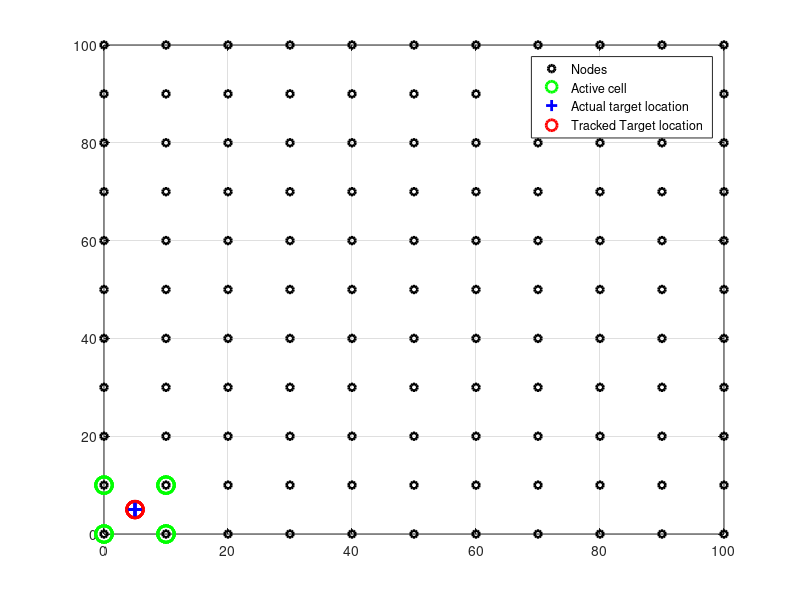

Recreate this plot in MATLAB.
    clc;
    clear all;
    close all;
    
               k=1;
               for i=0:10:100
                   for j=0:10:100
                       nodes(k,:)=[j i];
                       k=k+1;
                   end
               end
 
    f1 = figure(1);
    clf
    plot(nodes(:,1),nodes(:,2),'ko','MarkerSize',5,'lineWidth',2);
    grid on
    hold on
    
    %% Input %%
    
    num=input('number of iterations to predict');
    
    Pt1=100;    % Transmitted power of target1
    
    for t=1:num
        tg1(t,1)=input('x-coordinate of target');
        tg1(t,2)=input('y-coordinate of target');
       
    end
    %plot(tg1(:,1),tg1(:,2),'b+','MarkerSize',5,'lineWidth',2);
    
    %hold on;
    %% Gauss-Newton Localization for 1st iteration %%
    
               
    %% Setting Parameters
    N = 4;  % number of anchors
    M = 1;  % number of mobile nodes
    
    noisePow = 0;  
    networkSize = 10;  
    th=3/4;
    for t=1:num
    %t=1;
    k=1;
    cn=1;
    for i=0:10:100
                   for j=0:10:100       % nodes
                       d2=(tg1(t,1)-j)^2+(tg1(t,2)-i)^2;    %d^2
                       Pr(k)=Pt1/d2;
                       if(Pr(k)>=th)
                           anchorLoc(cn,:)=nodes(k,:);
                           cn=cn+1;
                       end
                       k=k+1;
                   end
    end

   
    mobileLoc=tg1(t,:);
    % Computing the Euclidian distances    
        % very fast computation :)
        % distance   = sqrt(sum( (anchorLoc - repmat(mobileLoc,N,1)).^2 , 2));
        
        % easy to understand computation
        m=1;
        distance = zeros(N,1);
        for n = 1 : N
                distance(n) = sqrt( (anchorLoc(n,1)-mobileLoc(m,1)).^2 + ...
                                            (anchorLoc(n,2)-mobileLoc(m,2)).^2  );
        end
    % Plot the scenario
    
    plot(anchorLoc(:,1),anchorLoc(:,2),'go','MarkerSize',12,'lineWidth',2);
    grid on
    hold on
    plot(mobileLoc(:,1),mobileLoc(:,2),'b+','MarkerSize',12,'lineWidth',2);
    
    % noisy measurements
    distanceNoisy = distance + distance.*noisePow./100.*(rand(N,1)-1/2);
    
    % using gussian newton to solve the problem
    
    numOfIteration = 5;
    
    % Initial guess (random locatio)
    mobileLocEst = networkSize*rand(1,2);
    % repeatation
    for i = 1 : numOfIteration
        % computing the esimated distances
        distanceEst   = sqrt(sum( (anchorLoc - repmat(mobileLocEst,N,1)).^2 , 2));
        % computing the derivatives
            % d0 = sqrt( (x-x0)^2 + (y-y0)^2 )
            % derivatives -> d(d0)/dx = (x-x0)/d0
            % derivatives -> d(d0)/dy = (y-y0)/d0
        distanceDrv   = [(mobileLocEst(1)-anchorLoc(:,1))./distanceEst ... % x-coordinate
                         (mobileLocEst(2)-anchorLoc(:,2))./distanceEst];   % y-coordinate
        % delta 
        delta = - (distanceDrv.'*distanceDrv)^-1*distanceDrv.' * (distanceEst - distanceNoisy);
        % Updating the estimation
        mobileLocEst = mobileLocEst + delta.';
    end
    
    plot(mobileLocEst(:,1),mobileLocEst(:,2),'ro','MarkerSize',12,'lineWidth',2);
    end
    legend('Nodes','Active cell','Actual target location','Tracked Target location',...
           'Location','Best')
   
    
    
    
    
    